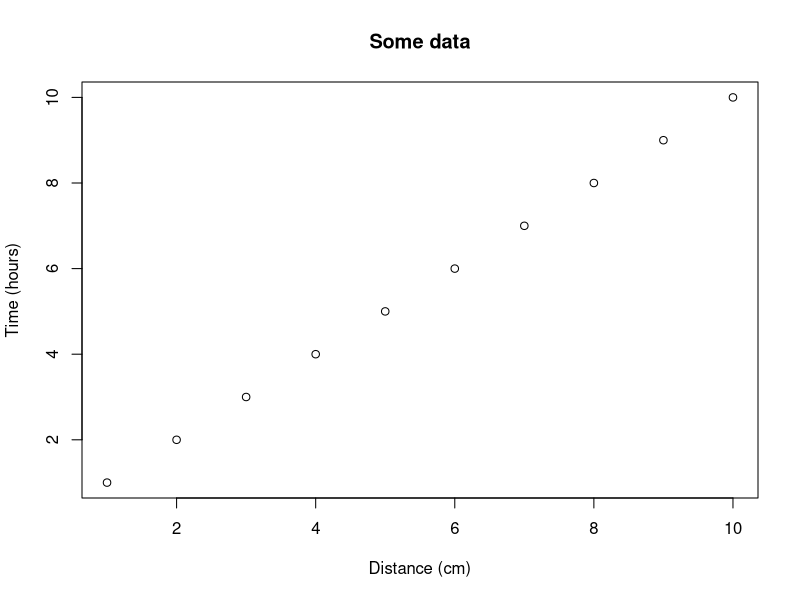
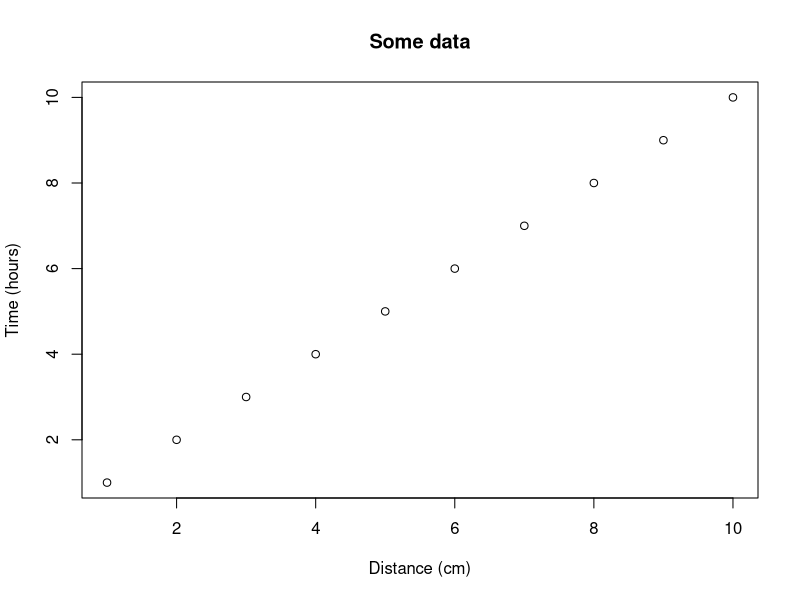
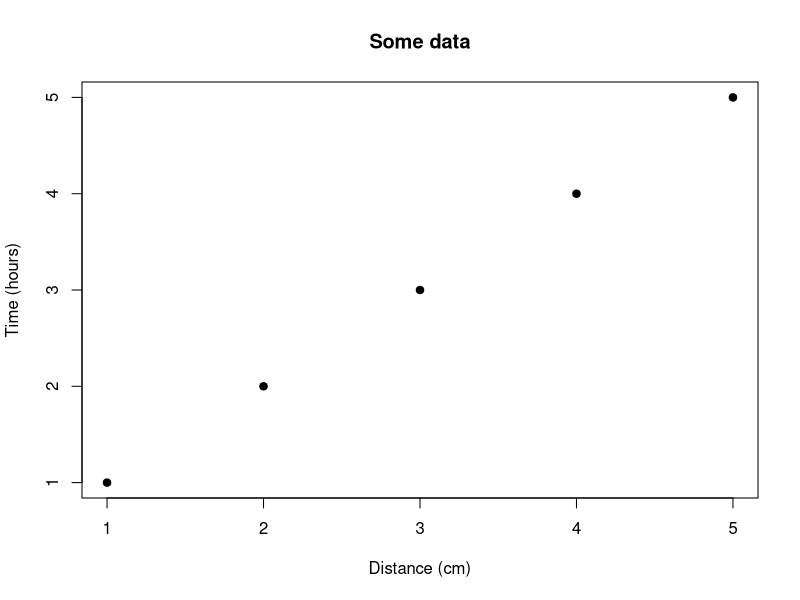

Write R code to recreate these figures, in order.
## ---- chunk 1
knitr::opts_chunk$set(echo = FALSE) # By default, hide code; set to TRUE to see code
knitr::opts_chunk$set(fig.pos = 'p') # Places figures on their own pages
knitr::opts_chunk$set(out.width = '100%', dpi=300) # Figure resolution and size
knitr::opts_chunk$set(fig.env="figure") # Latex figure environment

library(xtable) # Creates tables that follow OUP guidelines; other options, such as kable, may also be workable
## ---- chunk 2
plot(1:10,main="Some data",xlab="Distance (cm)",ylab="Time (hours)")
## ---- chunk 3
plot(1:10,main="Some data",xlab="Distance (cm)",ylab="Time (hours)")
## ---- chunk 4
plot(1:5,pch=19,main="Some data",xlab="Distance (cm)",ylab="Time (hours)")
## ---- chunk 5
df = data.frame(ID=1:3,code=letters[1:3])
print(xtable(df,caption="This is the table caption",label="tab:tab1"),
      comment=FALSE)
